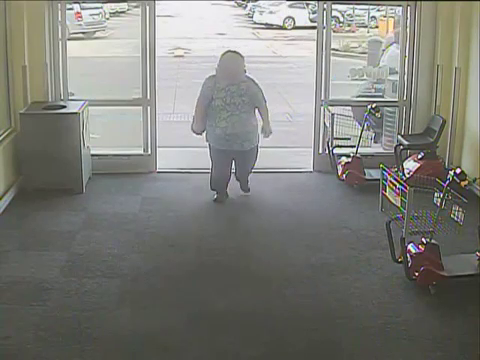
#> input picture frame 8 of entryDoor.mp4, 480 x 360 px, given in place of HD_Footage.mp4, which was not available
$ python differentialImage.py   (Python 2 division)   (older library calls are emulated)
#> lines starting #> are read from the running program, lines starting #| are printed output that depends on the picture; pictures that were not available may be replaced by others from this repository, and a replacement may not be noted
import cv2

def diffImg(t0, t1, t2):
  d1 = cv2.absdiff(t2, t1)
  d2 = cv2.absdiff(t1, t0)
  return cv2.bitwise_and(d1, d2)

cam = cv2.VideoCapture('HD_Footage.mp4')

winName = "Movement Indicator"
cv2.namedWindow(winName, cv2.CV_WINDOW_AUTOSIZE)

# Read three images first:
t_minus = cv2.cvtColor(cam.read()[1], cv2.COLOR_RGB2GRAY)
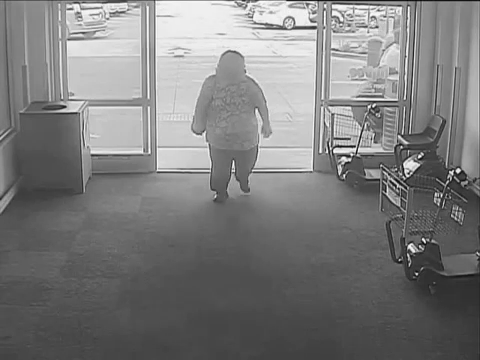
#> t_minus: shape (360, 480); min 7, max 255, mean 124.7
t = cv2.cvtColor(cam.read()[1], cv2.COLOR_RGB2GRAY)
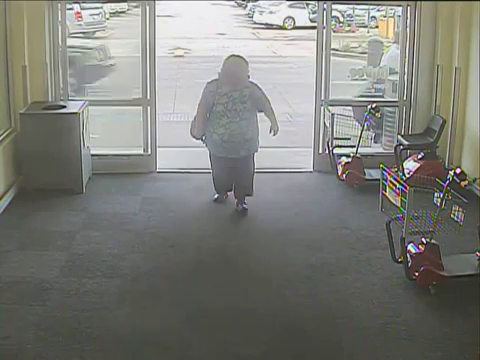
#> input picture frame 9 of entryDoor.mp4, 480 x 360 px, given in place of HD_Footage.mp4, which was not available
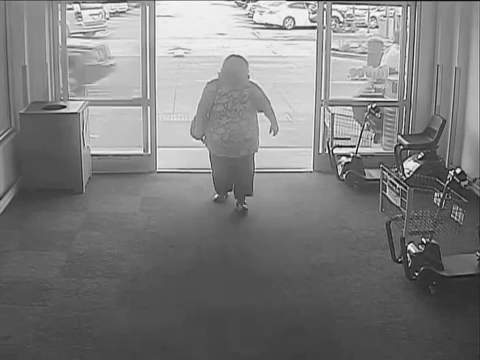
#> t: shape (360, 480); min 8, max 255, mean 124.2
t_plus = cv2.cvtColor(cam.read()[1], cv2.COLOR_RGB2GRAY)
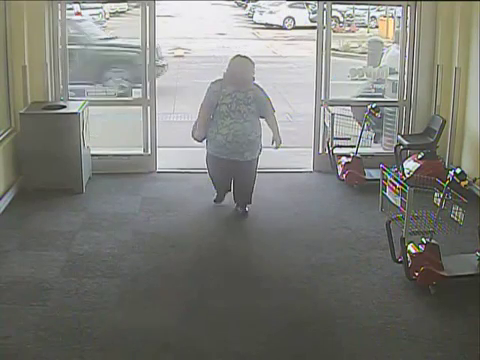
#> input picture frame 10 of entryDoor.mp4, 480 x 360 px, given in place of HD_Footage.mp4, which was not available
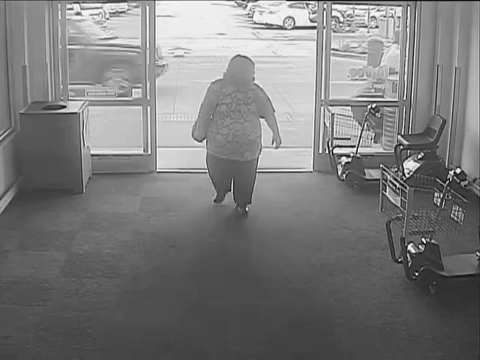
#> t_plus: shape (360, 480); min 6, max 255, mean 123.1

while True:
  cv2.imshow( winName, diffImg(t_minus, t, t_plus) )
#> in diffImg, `d1 = cv2.absdiff(t2, t1)`:
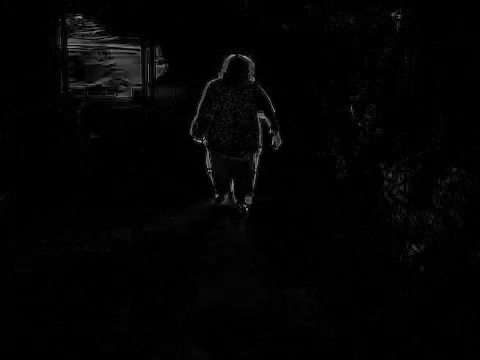
#> d1: shape (360, 480); min 0, max 173, mean 3.2
#> in diffImg, `return cv2.bitwise_and(d1, d2)`:
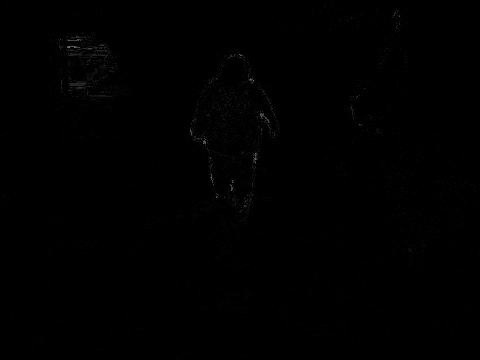
#> returned value: shape (360, 480); min 0, max 121, mean 0.6

  # Read next image
  t_minus = t
  t = t_plus
  t_plus = cv2.cvtColor(cam.read()[1], cv2.COLOR_RGB2GRAY)

  key = cv2.waitKey(10)
#> (key Esc is pressed here)
  if key == 27:
    cv2.destroyWindow(winName)
    break

print "Goodbye"

$ run again, starting later in the video
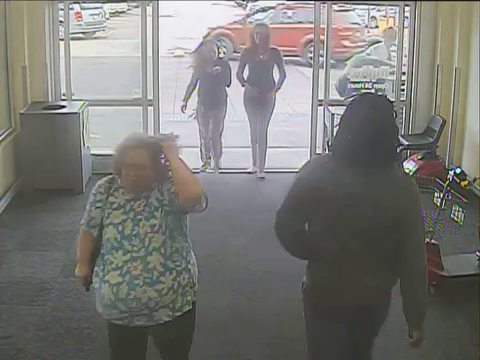
#> input picture frame 40 of entryDoor.mp4, 480 x 360 px, given in place of HD_Footage.mp4, which was not available
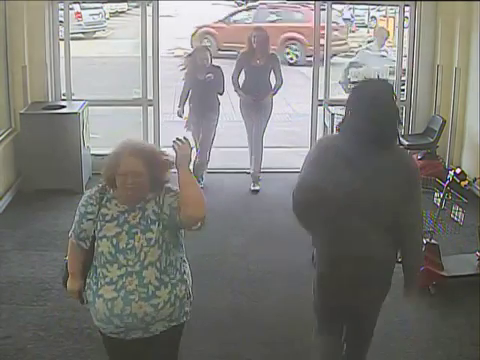
#> input picture frame 42 of entryDoor.mp4, 480 x 360 px, given in place of HD_Footage.mp4, which was not available
#> `t_plus = cv2.cvtColor(cam.read()[1], cv2.COLOR_RGB2GRAY)`:
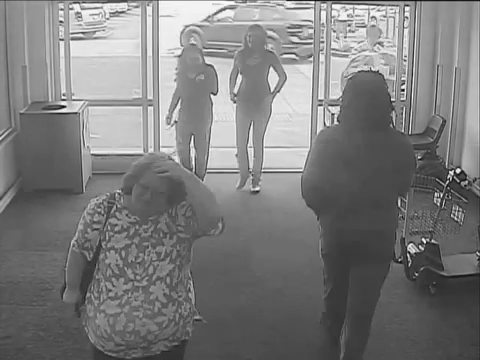
#> t_plus: shape (360, 480); min 4, max 255, mean 123.7

$ run again, starting later in the video
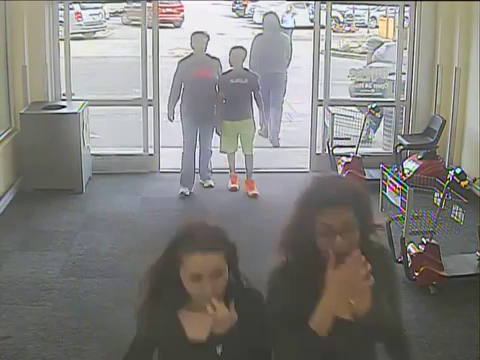
#> input picture frame 71 of entryDoor.mp4, 480 x 360 px, given in place of HD_Footage.mp4, which was not available
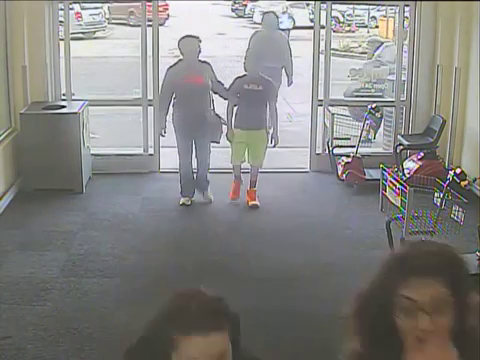
#> input picture frame 73 of entryDoor.mp4, 480 x 360 px, given in place of HD_Footage.mp4, which was not available
#> in diffImg, `return cv2.bitwise_and(d1, d2)`:
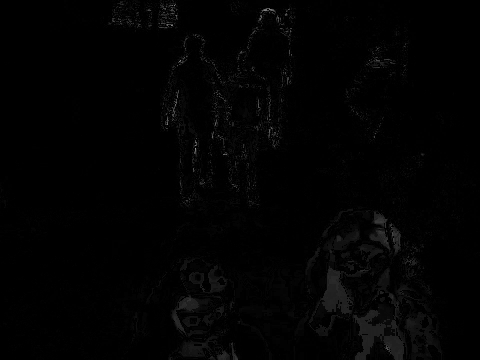
#> returned value: shape (360, 480); min 0, max 155, mean 2.4
